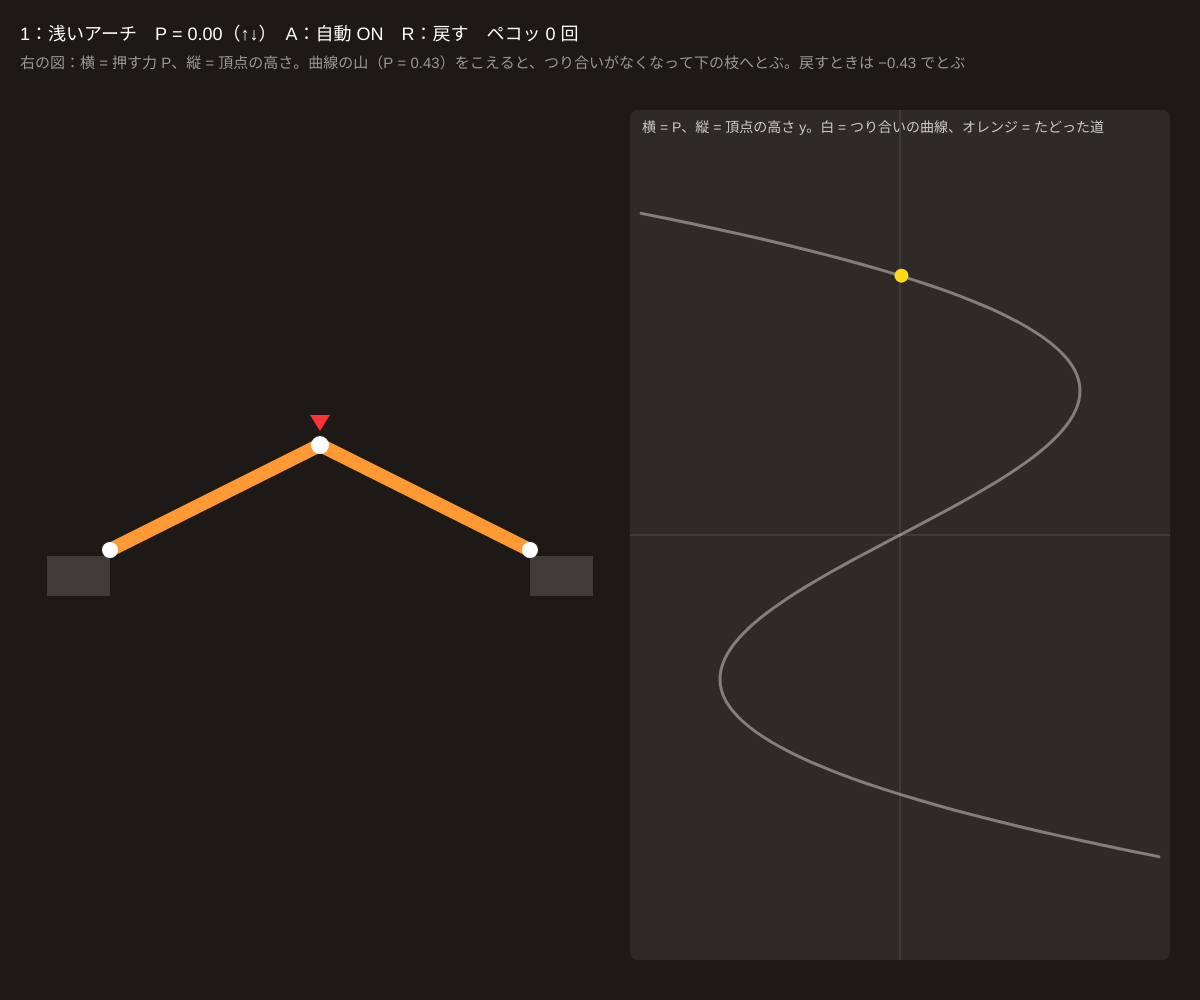
Frame 1 (no input)
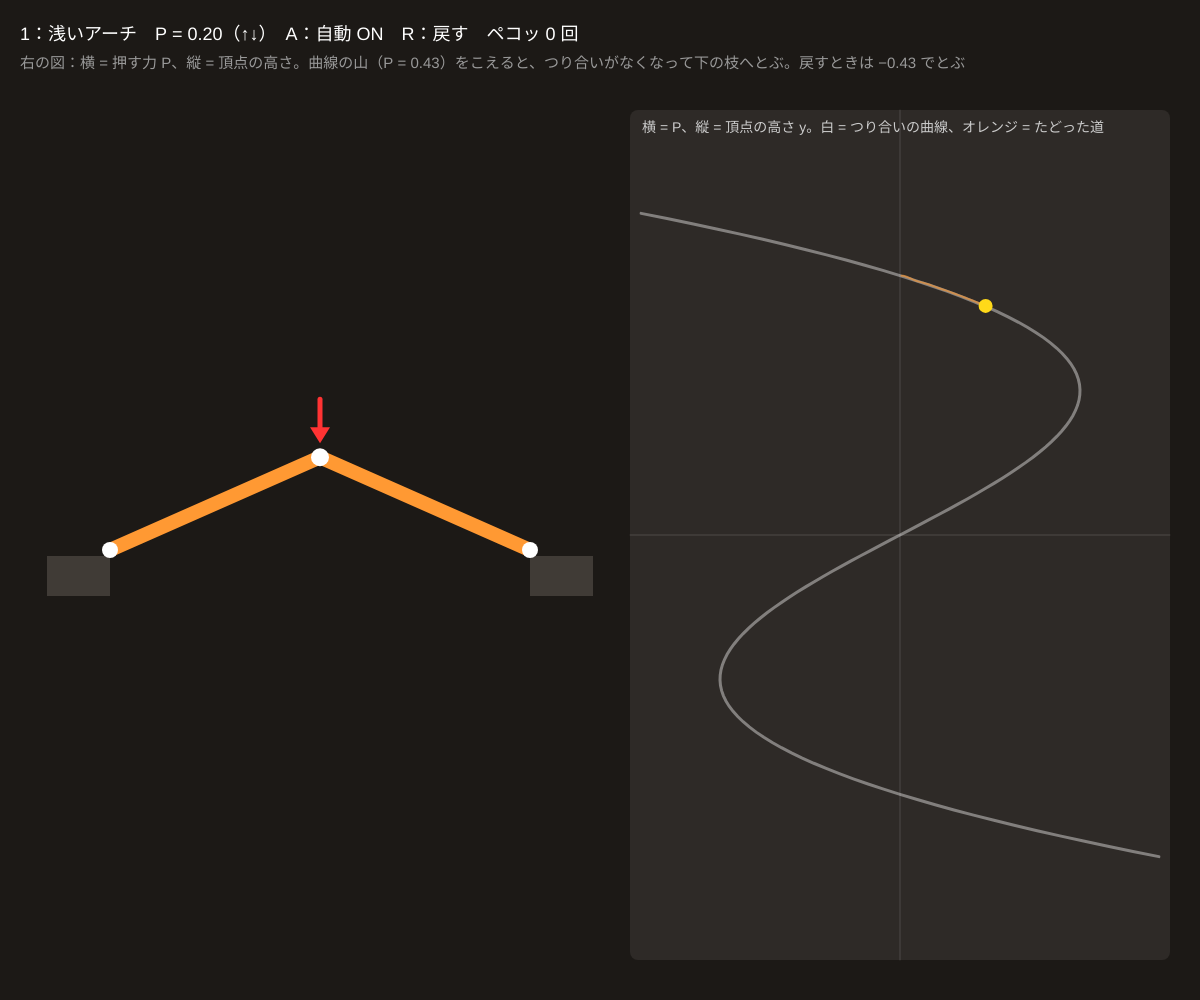
Frame 60 (no input)
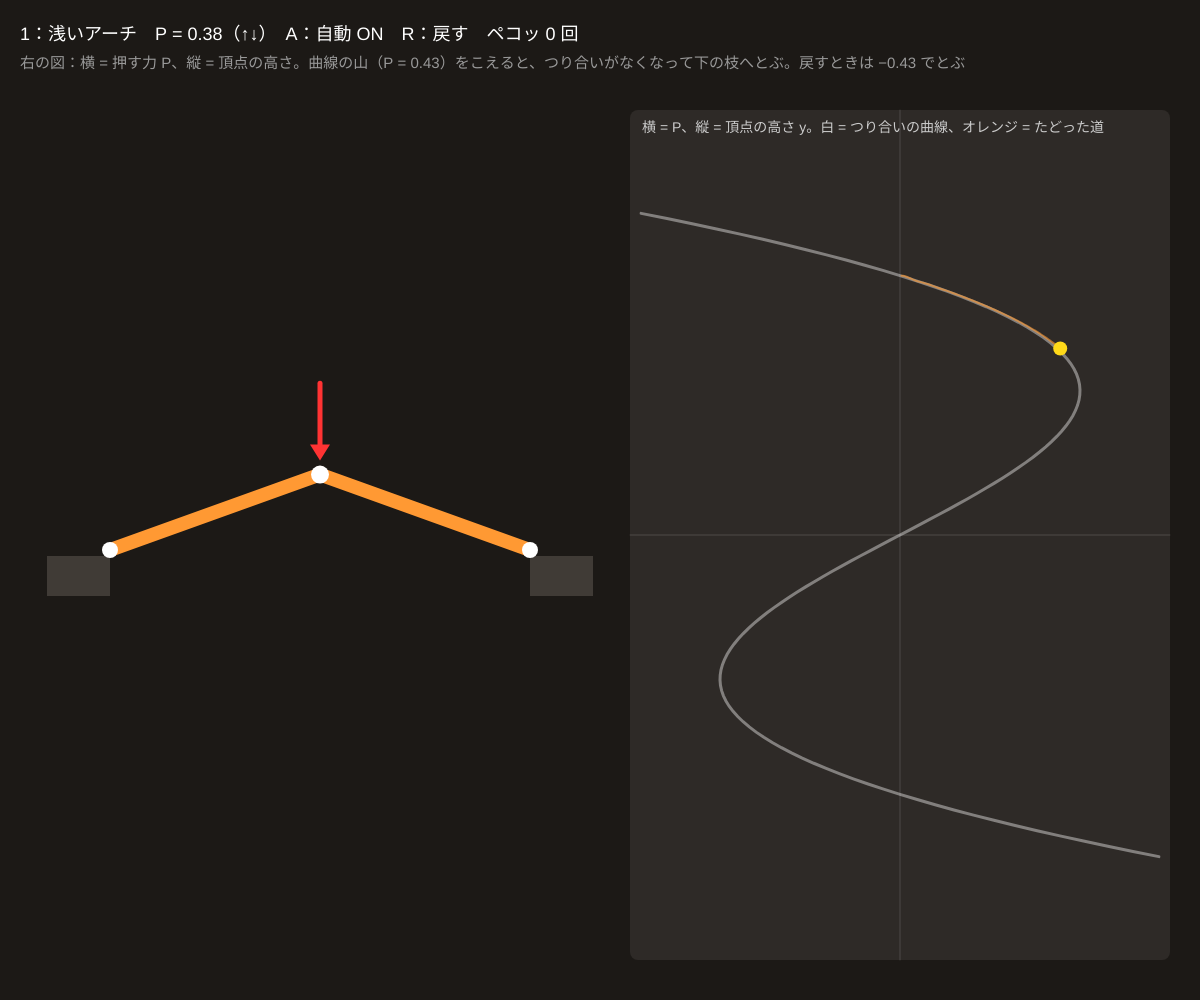
Frame 120 (the mouse pressed at the canvas centre since frame 60)

The p5.js sketch that drew these frames (run headless with seeded random() and noise() and a simulated clock; from frame 60 on, the mouse is pressed at the canvas centre):

// p5.js sketch
// ── sketch.js
// ============================================
// 10 アーチの座屈
// 1 = 浅いアーチ（2 本の棒）：上から押す力 P をゆっくり増やすと、ある所で「ペコッ」と下へ反転する（飛び移り座屈）
//   力を戻しても元に戻らない（ヒステリシス）。ペットボトルのへこみ、缶のふた、ヘアピンの「パチン」
// 2 = 柱（オイラー座屈）：P が 1 をこえると柱は左右どちらかに曲がる。小さな横の力 ε（不完全さ）が向きを決める
//   V = q⁴/4 + (1 − P)q²/2 − εq はカスプそのもの。(P, ε) の平面に 4(1 − P)³ + 27ε² = 0 のカスプが現れる
// 1/2 = 切りかえ / ↑↓ = 力 P / ←→ = 横の力 ε（2） / A = 自動で押したり戻したり / R = 戻す
// ============================================

let scene = 1;
let P = 0, eps = 0.05;      // 力と不完全さ
let k = 10;                 // ★ 棒のばねの強さ
let h0 = 0.5;               // ★ アーチの高さ（半分の幅 = 1）
let y = h0, vy = 0;         // アーチの頂点
let q = 0, vq = 0;          // 柱の曲がり
let auto = true, t = 0;
let trail = [];
let Pmax = 0;
let snaps = 0, lastSnap = -100;

function setup() {
  createCanvas(windowWidth, windowHeight);
  colorMode(HSB, 360, 100, 100, 100);
  // アーチが耐えられる最大の力を先に調べる
  for (let yy = 0; yy <= h0; yy += 0.001) Pmax = max(Pmax, archP(yy));
}

// アーチ：頂点が y のときにつり合う力
function archP(yy) { let s = Math.sqrt(1 + yy * yy), s0 = Math.sqrt(1 + h0 * h0); return -2 * k * (s - s0) * yy / s; }
function archForce(yy) { return archP(yy) - P; }             // 上向きの力（棒の反発 − 押す力）
function columnForce(qq) { return -(qq ** 3 + (1 - P) * qq - eps); }   // −V'(q)

function draw() {
  background(30, 20, 11);
  if (auto) {
    t += 0.006;
    if (scene === 1) P = 1.35 * Pmax * Math.sin(t);
    else { P = 1.6 + 0.4 * Math.sin(t * 0.5); eps = 0.25 * Math.sin(t * 1.7); }
  }
  let before = scene === 1 ? y : q;
  for (let i = 0; i < 10; i++) {
    let dt = 1 / 300;
    if (scene === 1) { vy += (archForce(y) * 40 - 6 * vy) * dt; y += vy * dt; y = constrain(y, -1.5, 1.5); }
    else { vq += (columnForce(q) * 60 - 8 * vq) * dt; q += vq * dt; q = constrain(q, -2, 2); }
  }
  let after = scene === 1 ? y : q;
  if (abs(after - before) > 0.02 && frameCount - lastSnap > 30) { snaps++; lastSnap = frameCount; }
  trail.push(scene === 1 ? { p: P, s: y } : { p: P, s: q, e: eps });
  if (trail.length > 1200) trail.splice(0, 1);

  let lw = width * 0.5;
  if (scene === 1) drawArch(lw); else drawColumn(lw);
  drawGraph(lw + 30, 110, width - lw - 60, height - 150);

  noStroke(); fill(0, 0, 100); textSize(18);
  text((scene === 1 ? '1：浅いアーチ' : '2：柱（オイラー座屈）') + '　P = ' + nf(P, 1, 2) + '（↑↓）' + (scene === 2 ? '　ε = ' + nf(eps, 1, 3) + '（←→）' : '') + '　A：自動 ' + (auto ? 'ON' : 'off') + '　R：戻す　ペコッ ' + snaps + ' 回', 20, 40);
  fill(0, 0, 60); textSize(15);
  text(scene === 1 ? '右の図：横 = 押す力 P、縦 = 頂点の高さ。曲線の山（P = ' + nf(Pmax, 1, 2) + '）をこえると、つり合いがなくなって下の枝へとぶ。戻すときは −' + nf(Pmax, 1, 2) + ' でとぶ'
    : '右の図：(P, ε) の平面。黄のカスプの内側では曲がり方が 2 通り。P > 1 で ε の符号を変えると、カスプのへりで柱が反対側へパチンと移る', 20, 68);
}

function drawArch(lw) {
  let U = min(lw * 0.35, 220), cx = lw / 2 + 20, cy = height * 0.55;
  noStroke(); fill(30, 15, 25); rect(cx - U * 1.3, cy + 6, U * 0.3, 40); rect(cx + U, cy + 6, U * 0.3, 40);
  let top = { x: cx, y: cy - y * U };
  stroke(y > 0 ? color(30, 80, 100) : color(190, 70, 100)); strokeWeight(14);
  line(cx - U, cy, top.x, top.y); line(cx + U, cy, top.x, top.y);
  noStroke(); fill(0, 0, 100); circle(cx - U, cy, 16); circle(cx + U, cy, 16); circle(top.x, top.y, 18);
  // 力の矢印
  let L = P / Pmax * 80;
  stroke(0, 80, 100); strokeWeight(5); line(top.x, top.y - 20 - abs(L), top.x, top.y - 20);
  noStroke(); fill(0, 80, 100);
  if (P > 0) triangle(top.x, top.y - 14, top.x - 10, top.y - 30, top.x + 10, top.y - 30);
  else if (P < 0) triangle(top.x, top.y - 24 - abs(L) - 10, top.x - 10, top.y - 20 - abs(L) + 4, top.x + 10, top.y - 20 - abs(L) + 4);
}

function drawColumn(lw) {
  let H = height - 300, cx = lw / 2 + 20, y0 = height - 80, y1 = y0 - H;
  noStroke(); fill(30, 15, 25); rect(cx - 60, y0, 120, 20); rect(cx - 60, y1 - 20, 120, 20);
  noFill(); stroke(abs(q) < 0.05 ? color(0, 0, 90) : q > 0 ? color(30, 80, 100) : color(190, 70, 100)); strokeWeight(12);
  beginShape(); for (let i = 0; i <= 40; i++) { let s = i / 40; vertex(cx + q * 90 * Math.sin(PI * s), y0 - H * s); } endShape();
  // 上から押す力 P と、横の力 ε
  stroke(0, 80, 100); strokeWeight(5); line(cx, y1 - 90, cx, y1 - 30);
  noStroke(); fill(0, 80, 100); triangle(cx, y1 - 22, cx - 10, y1 - 38, cx + 10, y1 - 38);
  stroke(50, 90, 100); strokeWeight(4); let ex = eps * 300;
  line(cx - ex - (ex > 0 ? 20 : -20), y0 - H / 2, cx - (ex > 0 ? 20 : -20), y0 - H / 2);
  noStroke(); fill(0, 0, 80); textSize(14); text('P', cx + 14, y1 - 50); text('ε', cx - ex - 30, y0 - H / 2 - 10);
}

function drawGraph(gx, gy, gw, gh) {
  noStroke(); fill(30, 15, 18); rect(gx, gy, gw, gh, 8);
  stroke(0, 0, 100, 15); strokeWeight(1); line(gx + gw / 2, gy, gx + gw / 2, gy + gh); line(gx, gy + gh / 2, gx + gw, gy + gh / 2);
  if (scene === 1) {
    let toP = (p) => gx + gw / 2 + p / (1.5 * Pmax) * gw / 2, toS = (s) => gy + gh / 2 - s / 0.8 * (gh / 2 - 10);
    noFill(); stroke(0, 0, 100, 40); strokeWeight(3);
    beginShape(); for (let yy = -0.8; yy <= 0.8; yy += 0.01) { let p = archP(yy); if (abs(p) < 1.5 * Pmax) vertex(toP(p), toS(yy)); else { endShape(); beginShape(); } } endShape();
    strokeWeight(2); stroke(30, 80, 100, 60);
    beginShape(); for (let p of trail) vertex(toP(p.p), toS(p.s)); endShape();
    noStroke(); fill(50, 90, 100); circle(toP(P), toS(y), 14);
    fill(0, 0, 80); textSize(14); text('横 = P、縦 = 頂点の高さ y。白 = つり合いの曲線、オレンジ = たどった道', gx + 12, gy + 22);
  } else {
    let toP = (p) => gx + 20 + (p - 0) / 2.2 * (gw - 40), toE = (e) => gy + gh / 2 - e / 0.55 * (gh / 2 - 20);
    fill(50, 90, 100, 40); stroke(50, 90, 100); strokeWeight(2);
    beginShape();
    for (let p = 1; p <= 2.2; p += 0.02) vertex(toP(p), toE(2 * ((p - 1) / 3) ** 1.5));
    for (let p = 2.2; p >= 1; p -= 0.02) vertex(toP(p), toE(-2 * ((p - 1) / 3) ** 1.5));
    endShape(CLOSE);
    noStroke();
    for (let p of trail) { fill(p.s > 0 ? color(30, 80, 100, 50) : color(190, 70, 100, 50)); circle(toP(p.p), toE(p.e), 3); }
    fill(0, 0, 100); circle(toP(P), toE(eps), 14);
    fill(0, 0, 80); textSize(14); text('横 = P（0 〜 2.2）、縦 = ε。点の色 = 曲がった向き（オレンジ = 右、水色 = 左）', gx + 12, gy + 22);
    text('P = 1（オイラーの座屈荷重）', toP(1) - 20, gy + gh - 12);
  }
}

function keyPressed() {
  let step = scene === 1 ? Pmax * 0.05 : 0.05;
  if (key === UP_ARROW) { auto = false; P += step; }
  if (key === DOWN_ARROW) { auto = false; P -= step; }
  if (key === RIGHT_ARROW) { auto = false; eps = min(0.35, eps + 0.02); }
  if (key === LEFT_ARROW) { auto = false; eps = max(-0.35, eps - 0.02); }
  P = constrain(P, scene === 1 ? -1.5 * Pmax : 0, scene === 1 ? 1.5 * Pmax : 2.2);
  if (key === '1' || key === '2') { scene = Number(key); trail = []; P = scene === 1 ? 0 : 0.5; y = h0; vy = 0; q = 0; vq = 0; }
  if (key === 'a' || key === 'A') auto = !auto;
  if (key === 'r' || key === 'R') { P = scene === 1 ? 0 : 0.5; y = h0; vy = 0; q = 0; vq = 0; trail = []; snaps = 0; }
}

// ---------- やってみよう ----------
// 1. アーチ（1）で ↑ を少しずつ押し、ペコッとなる P を記録。h0 を 0.3 にすると耐えられる力はどうなる？
// 2. 柱（2）で ε = 0 にして P を 1 より大きくすると、柱はどちらに曲がる？（ほんの少しの誤差で決まる）
// 3. 柱で P = 1.8 に固定し、ε を + から − へゆっくり。パチンと移る ε を黄のカスプのへりと比べよう
// 4. 定規を両手で押して曲げてみよう。横から指で押すと、反対側へパチンと移る
